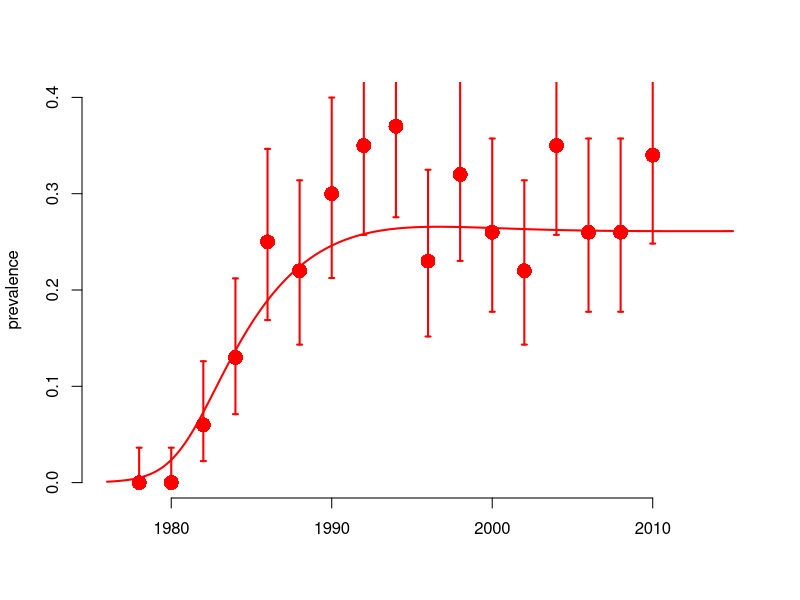

Generate this figure with R:
## Introduction to MCMC 2: Fitting an SI model to an HIV epidemic with adaptive block MCMC
## Steve Bellan 2015

## Meaningful Modeling of Epidemiologic Data, 2015 AIMS, Muizenberg

###################################################################### 

## By the end of this tutorial you should…

## * Understand how to simulate cross-sectional prevalence data around a simulated epidemic.
## * Calculate a binomial likelihood from these prevalence data and a fully specified epidemic model.
## * Be able to explain sequential, block, and adative Metropolis Hastings sampling algorithms.
## * Know how to assess multivariate MCMC chains for convergence both with trace plots and the Gelman-Rubin diagnostic.

library(boot); library(deSolve); library(coda)

## Function that makes a list of disease parameters with default values
disease_params <- function(Beta = 0.9
                           , alpha = 8 ## rate of beta decline with prevalence
                           , progRt = 1-exp(-1/2.77) #(1/10)*4 ## rate of of progression through each of the I classes, for 10 years total
                           , birthRt = .029 #.03 ## birth rate, 3% of people give birth per year
                           , deathRt = .018 #1/60 ## 60 year natural life expectancy
                           )
    return(as.list(environment()))

disease_params()
disease_params(Beta = .2)

initPrev <- exp(-7) #10^-7 ## 1/10,000 infected at start
init <- c(S=1, I1=initPrev, I2=0, I3=0, I4=0, CI = 0, CD = 0) ## modeling proportion of population
tseq <- seq(1976, 2015, by = 1/12)
Is <- paste0('I',1:4) ## for easy indexing

## SI ODE model
SImod <- function(tt, yy, parms) with(parms, {
    ## state variables
    S <- yy[1]  ## Susceptibles
    I1 <- yy[2] ## HIV stage 1
    I2 <- yy[3] ## HIV stage 2
    I3 <- yy[4] ## HIV stage 3
    I4 <- yy[5] ## HIV stage 4
    CI <- yy[6] ## cumulative incidence
    CD <- yy[7] ## cumulative mortality
    ## derived quantitties
    I <- I1+I2+I3+I4           ## total infecteds
    N <- I + S                 ## total population
    transmissionCoef <- Beta * exp(-alpha * I/N) ## Infectious contact rate
    ## state variable derivatives (ODE system)
    deriv <- rep(NA,5)
    deriv[1] <-	birthRt*N - deathRt*S - transmissionCoef*S*I/N
    deriv[2] <-	transmissionCoef*S*I/N - progRt*I1 - deathRt*I1
    deriv[3] <-	progRt*I1 - progRt*I2 - deathRt*I2
    deriv[4] <-	progRt*I2 - progRt*I3 - deathRt*I3
    deriv[5] <-	progRt*I3 - progRt*I4 - deathRt*I4
    deriv[6] <-	transmissionCoef*S*I/N 
    deriv[7] <-	progRt*I4
    return(list(deriv))
})

simEpidemic <- function(init, tseq, SImod=SImod, parms = disease_params()) {
    simDat <- as.data.frame(lsoda(init, tseq, SImod, parms=parms))
    simDat$I <- rowSums(simDat[, Is])
    simDat$N <- rowSums(simDat[, c('S',Is)])
    simDat$P <- with(simDat, I/N)
    simDat
}

## From a simulated epidemic, measure prevalence at several time points by performing
## cross-sectional samples of individual at each time, testing them, and then calculated sample
## prevalence and associated binomial confidence intervals
sampleEpidemic <- function(simDat, tseq = seq(1978, 2010, by = 2), numSamp = rep(100, length(tseq)), verbose=0) {
    if(verbose>0) browser()
    simDat$I <- rowSums(simDat[, Is])
    prev_at_sample_times <- simDat[simDat$time %in% tseq, 'I']
    numPos <- rbinom(length(numSamp), numSamp, prev_at_sample_times)
    lci <- mapply(function(x,n) binom.test(x,n)$conf.int[1], x = numPos, n = numSamp)
    uci <- mapply(function(x,n) binom.test(x,n)$conf.int[2], x = numPos, n = numSamp)    
    return(data.frame(time = tseq, numPos, numSamp, sampPrev =  numPos/numSamp,
                      lci = lci, uci = uci))
}

## Run system of ODEs for "true" parameter values
set.seed(4)
trueParms <- disease_params()#Beta = .9, alpha = 8, progRt = 1/2.5)
simDat <- simEpidemic(init, tseq, SImod, parms = trueParms)
par(bty='n', lwd = 2)
with(simDat, plot(time, P, xlab = '', ylab = 'prevalence', type = 'l', ylim = c(0,.4), col='red'))

## Take cross-sectional sample of individuals to get prevalence estimates at multiple time points
obsDat <- sampleEpidemic(simDat, verbose = 0)
points(obsDat$time, obsDat$sampPrev, col = 'red', pch = 16, cex = 2)
arrows(obsDat$time, obsDat$uci, obsDat$time, obsDat$lci, col = 'red', len = .025, angle = 90, code = 3)

## Log-Likelihood
llikelihood <- function(parms = disease_params(), obsDat, verbose = 0) {
    simDat <- as.data.frame(lsoda(init, tseq, SImod, parms=parms))
    simDat$I <- rowSums(simDat[, Is])
    simDat$N <- rowSums(simDat[, c('S',Is)])
    simDat$P <- with(simDat, I/N)
    if(verbose > 5) browser()
    matchedTimes <- simDat$time %in% obsDat$time
    lls <- dbinom(obsDat$numPos, obsDat$numSamp, prob = simDat$P[matchedTimes], log = T)
    return(sum(lls))
}
llikelihood(obsDat=obsDat)

objFXN <- function(fit.params ## paramters to fit
                   , ref.params =disease_params() ## fixed paramters
                   , obsDat
                   , verbose=0) {
    if(verbose > 3) browser()
    parms <- within(ref.params, { ## subs fitting parameters into reference parameter vector
        loggedParms <- names(fit.params)[grepl('log_', names(fit.params))]
        unloggedParms <- names(fit.params)[!grepl('log_', names(fit.params))]        
        for(nm in unloggedParms) assign(nm, as.numeric(fit.params[nm]))
        for(nm in loggedParms) assign(gsub('log_','',nm), exp(as.numeric(fit.params[nm])))
        rm(nm)
    })
    - llikelihood(parms, obsDat = obsDat, verbose) ## then call likelihood
}
objFXN(c(log_Beta = log(5), log_alpha = log(8)), ref.params = disease_params(), obsDat=obsDat)

optim.vals <- optim(par = c(log_Beta = .2, log_alpha = 3)
                    , objFXN
                    , ref.params = disease_params()
                    , obsDat = obsDat
                    , control = list(trace = 0, maxit = 150)
                    , method = "SANN")
exp(optim.vals$par)
trueParms[c('Beta','alpha')]

optim.vals <- optim(par = optim.vals$par
                    , objFXN
                    , ref.params = disease_params()
                    , obsDat = obsDat
                    , control = list(trace = 1, maxit = 500, reltol = 10^-7)
                    , method = "Nelder-Mead"
                    , hessian = T)
exp(optim.vals$par)
trueParms[c('Beta','alpha')]

## Log-Prior (assume uninformative)
lprior <- function(parms=disease_params()) with(parms, {
    lp <- 0
    return(lp)
})

llikePrior <- function(fit.params=NULL, ## parameters to fit
                       ref.params = disease_params(), ## reference parameters
                       obsDat, verbose = 0) { ## observed data
    parms <- within(ref.params, { ## subs fitting parameters into reference parameter vector
        for(nm in names(fit.params)) assign(nm, as.numeric(fit.params[nm]))
        rm(nm)
    })
    llikelihood(parms, obsDat=obsDat, verbose = verbose) + lprior(parms)
}
llikePrior(obsDat=obsDat)

logParms <- function(fit.params) {
    fit.params <- log(fit.params)
    names(fit.params) <- paste0('log',names(fit.params))
    return(fit.params)
}
unlogParms <- function(fit.params) {
    fit.params <- exp(fit.params)
    names(fit.params) <- sub('log','', names(fit.params))
    return(fit.params)
}
unlogParms(logParms(c(alpha = 3, Beta=.3)))

initBounds <- data.frame(rbind( ## for initial conditions
                               c(log(.2),log(2)) ## beta
                               ,c(log(1), log(30)) ## alpha
                               ,c(log(1),log(1/10)))) ## progRt
colnames(initBounds) <- c('lower','upper')
rownames(initBounds) <- c('logBeta','logalpha','logprogRt')
class(initBounds[,2]) <- class(initBounds[,1]) <- 'numeric'
initBounds

initRand <- function(fit.params) {
    fit.params <- logParms(fit.params)
    tempnm <- names(fit.params)
    for(nm in tempnm) fit.params[nm] <- runif(1, min = initBounds[rownames(initBounds)==nm, 'lower'], 
                                              max =  initBounds[row.names(initBounds)==nm, 'upper'])
    return(unlogParms(fit.params))
}
initRand(c(alpha = 3, Beta = 1))


mcmcSampler <- function(current.params, ref.params=disease_params(), obsDat, seed = 1,
                        proposer = sequential.proposer(sdProps=sdProps),
                        adaptiveMCMC = F, startAdapt = 300,
                        plotterLoops = NULL, ## repeat plot of some iterations more to lengthen their display
                        showing = showingFXN(),
                        plotter = plotterTS, randInit = T, niter = 100, nburn = 0, adptBurn = 200,
                        verbose=0, plotNM=NULL, tell = 100) {
    if(verbose>2) browser()
    if(randInit) current.params <- initRand(current.params)
    nfitted <- length(current.params)
    vv <- 2 ## mcmc iteration
    accept <- 0
    curVal <- llikePrior(current.params, ref.params = ref.params, obsDat=obsDat, verbose = verbose)
    out <- matrix(NA, nr = niter, nc=length(current.params)+1)
    out[1,] <- c(current.params, nll = -curVal)
    colnames(out) <- c(names(current.params), 'nll')
    max_index <- dim(out)[1]
    last.it <- 0
    ## Store original covariance matrix
    if(proposer$type=='block') originalCovar <- get('covar', envir = environment(proposer$fxn)) 
    while(vv <= max_index) {
        if ((verbose > 1) || (verbose && (vv%%tell == 0))) print(paste("on iteration",vv,"of",last.it + niter + 1))
        ## Adaptive MCMC
        ## adapt covariance every 50 iterations
        if(adaptiveMCMC & proposer$type=='block' & vv > startAdapt & vv %% 50 == 0) {
            adptBurn <- min((startAdapt-50), adptBurn)
            save(list = ls(all.names = TRUE), file='dbgAdapt.Rdata')
            ## load(file='dbgAdapt.Rdata')
            adaptedCovar <- 2.38^2 / nfitted * cov.wt(log(out[adptBurn:(vv-1),1:nfitted]))$cov ## will converge for vv large
            adaptedCovar <- adaptedCovar*.95 + originalCovar*.05 ## 95% adapted & 5% original
            rownames(adaptedCovar) <- colnames(adaptedCovar) <- names(current.params)
            assign('covar', adaptedCovar, envir = environment(proposer$fxn))
        }
        proposal0 <- proposer$fxn(logParms(current.params))
        onpar <- proposal0$onpar
        propt <- proposal0$type
        proposal <- unlogParms(proposal0$proposal)
        propVal <- llikePrior(proposal, ref.params = ref.params, obsDat=obsDat, verbose = verbose)
        lmh <- propVal - curVal ## likelihood ratio = log likelihood difference
        if (is.na(lmh)) { ## if NA, print informative info but don't accept it
            print(list(lmh=lmh, proposal=exp(proposal), vv=vv, seed=seed))
        } else { ## if it's not NA then do acception/rejection algorithm
            if (verbose > 1) print( c(lmh=lmh, propVal=propVal) )
            ## if MHR >= 1 or a uniform random # in [0,1] is <= MHR, accept otherwise reject
            if ( (lmh >= 0) | (runif(1,0,1) <= exp(lmh)) ) {
                current.params <- proposal
                if (vv>nburn) accept <- accept + 1 #only track acceptance after burn-in
                curVal <- propVal
            }
        }
        out[vv, ] <- c(current.params, nll=curVal)
        vv <- vv+1
        aratio <- accept/((vv-nburn))
        if(!is.null(plotter)) {
                par(opar)
                plotter(out, vv, ref.params=ref.params, obsDat=obsDat, proposer = proposer, proposal = proposal,
                        onpar=onpar,proptype=propt, aratio = aratio, showing = showing, plotterLoops=plotterLoops)
        }
    }
    if(!is.null(plotNM)) graphics.off()
    colnames(out) <- c(names(current.params), 'nll')
    return(list(out = out[1:nrow(out)>(nburn+1),], aratio = aratio, current.params = current.params,
                ref.params=ref.params))
}
